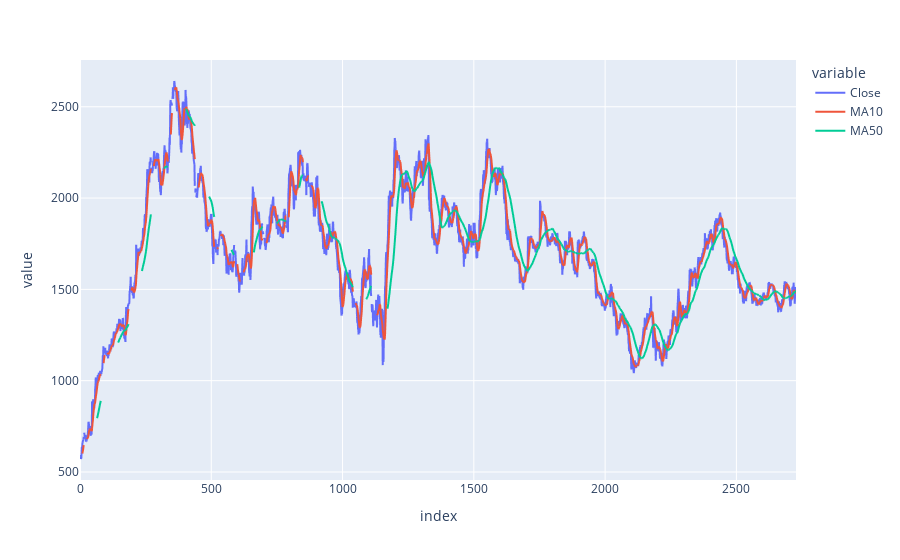

Source (notebook cell):
### Code cell
import plotly.express as px
px.line(df[['Close', 'MA10','MA50']])

### Figure 1 — Plotly figure (JSON) as saved in the notebook; plotly's stock layout.template omitted (floating-point values rounded to 4 significant figures; data arrays with more than 128 entries replaced by an {"elided": "..."} marker saying what was removed)
{"data": [{"hovertemplate": "variable=Close<br>index=%{x}<br>value=%{y}<extra></extra>", "legendgroup": "Close", "line": {"color": "#636efa", "dash": "solid"}, "marker": {"symbol": "circle"}, "mode": "lines", "name": "Close", "showlegend": true, "type": "scattergl", "x": {"elided": "2728 int values"}, "xaxis": "x", "y": {"elided": "2728 float values"}, "yaxis": "y"}, {"hovertemplate": "variable=MA10<br>index=%{x}<br>value=%{y}<extra></extra>", "legendgroup": "MA10", "line": {"color": "#EF553B", "dash": "solid"}, "marker": {"symbol": "circle"}, "mode": "lines", "name": "MA10", "showlegend": true, "type": "scattergl", "x": {"elided": "2728 int values"}, "xaxis": "x", "y": {"elided": "2728 float values"}, "yaxis": "y"}, {"hovertemplate": "variable=MA50<br>index=%{x}<br>value=%{y}<extra></extra>", "legendgroup": "MA50", "line": {"color": "#00cc96", "dash": "solid"}, "marker": {"symbol": "circle"}, "mode": "lines", "name": "MA50", "showlegend": true, "type": "scattergl", "x": {"elided": "2728 int values"}, "xaxis": "x", "y": {"elided": "2728 float values"}, "yaxis": "y"}], "layout": {"legend": {"title": {"text": "variable"}, "tracegroupgap": 0}, "margin": {"t": 60}, "xaxis": {"anchor": "y", "domain": [0, 1], "title": {"text": "index"}}, "yaxis": {"anchor": "x", "domain": [0, 1], "title": {"text": "value"}}}}
